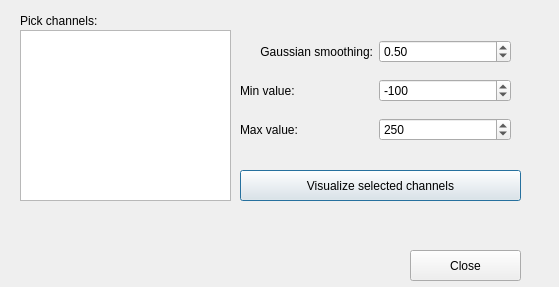
<?xml version="1.0" encoding="UTF-8"?>
<ui version="4.0">
 <class>VisualizeEpochChannelDialog</class>
 <widget class="QDialog" name="VisualizeEpochChannelDialog">
  <property name="geometry">
   <rect>
    <x>0</x>
    <y>0</y>
    <width>559</width>
    <height>287</height>
   </rect>
  </property>
  <property name="windowTitle">
   <string>Meggie - Visualize epoch channels</string>
  </property>
  <widget class="QListWidget" name="listWidgetChannels">
   <property name="geometry">
    <rect>
     <x>20</x>
     <y>30</y>
     <width>211</width>
     <height>171</height>
    </rect>
   </property>
  </widget>
  <widget class="QLabel" name="labelChannels">
   <property name="geometry">
    <rect>
     <x>20</x>
     <y>10</y>
     <width>91</width>
     <height>21</height>
    </rect>
   </property>
   <property name="text">
    <string>Pick channels:</string>
   </property>
  </widget>
  <widget class="QPushButton" name="pushButtonVisualizeChannels">
   <property name="geometry">
    <rect>
     <x>240</x>
     <y>170</y>
     <width>281</width>
     <height>31</height>
    </rect>
   </property>
   <property name="text">
    <string>Visualize selected channels</string>
   </property>
  </widget>
  <widget class="QWidget" name="verticalLayoutWidget">
   <property name="geometry">
    <rect>
     <x>240</x>
     <y>30</y>
     <width>271</width>
     <height>121</height>
    </rect>
   </property>
   <layout class="QVBoxLayout" name="verticalLayout">
    <item>
     <layout class="QHBoxLayout" name="horizontalLayout">
      <property name="leftMargin">
       <number>0</number>
      </property>
      <item>
       <widget class="QLabel" name="labelSigma">
        <property name="text">
         <string>Gaussian smoothing:</string>
        </property>
        <property name="alignment">
         <set>Qt::AlignRight|Qt::AlignTrailing|Qt::AlignVCenter</set>
        </property>
       </widget>
      </item>
      <item>
       <widget class="QDoubleSpinBox" name="doubleSpinBoxSigma">
        <property name="singleStep">
         <double>0.050000000000000</double>
        </property>
        <property name="value">
         <double>0.500000000000000</double>
        </property>
       </widget>
      </item>
     </layout>
    </item>
    <item>
     <layout class="QHBoxLayout" name="horizontalLayout_2">
      <property name="leftMargin">
       <number>0</number>
      </property>
      <item>
       <widget class="QLabel" name="labelVmin">
        <property name="text">
         <string>Min value:</string>
        </property>
        <property name="alignment">
         <set>Qt::AlignLeading|Qt::AlignLeft|Qt::AlignVCenter</set>
        </property>
       </widget>
      </item>
      <item>
       <widget class="QSpinBox" name="spinBoxVmin">
        <property name="minimum">
         <number>-100000</number>
        </property>
        <property name="maximum">
         <number>100000</number>
        </property>
        <property name="singleStep">
         <number>10</number>
        </property>
        <property name="value">
         <number>-100</number>
        </property>
       </widget>
      </item>
     </layout>
    </item>
    <item>
     <layout class="QHBoxLayout" name="horizontalLayout_3">
      <property name="leftMargin">
       <number>0</number>
      </property>
      <item>
       <widget class="QLabel" name="labelVmax">
        <property name="text">
         <string>Max value:</string>
        </property>
        <property name="alignment">
         <set>Qt::AlignLeading|Qt::AlignLeft|Qt::AlignVCenter</set>
        </property>
       </widget>
      </item>
      <item>
       <widget class="QSpinBox" name="spinBoxVmax">
        <property name="minimum">
         <number>-100000</number>
        </property>
        <property name="maximum">
         <number>100000</number>
        </property>
        <property name="value">
         <number>250</number>
        </property>
       </widget>
      </item>
     </layout>
    </item>
   </layout>
  </widget>
  <widget class="QPushButton" name="pushButtonClose">
   <property name="geometry">
    <rect>
     <x>410</x>
     <y>250</y>
     <width>111</width>
     <height>31</height>
    </rect>
   </property>
   <property name="text">
    <string>Close</string>
   </property>
  </widget>
 </widget>
 <resources/>
 <connections>
  <connection>
   <sender>pushButtonClose</sender>
   <signal>clicked()</signal>
   <receiver>VisualizeEpochChannelDialog</receiver>
   <slot>reject()</slot>
   <hints>
    <hint type="sourcelabel">
     <x>462</x>
     <y>264</y>
    </hint>
    <hint type="destinationlabel">
     <x>304</x>
     <y>253</y>
    </hint>
   </hints>
  </connection>
 </connections>
</ui>
